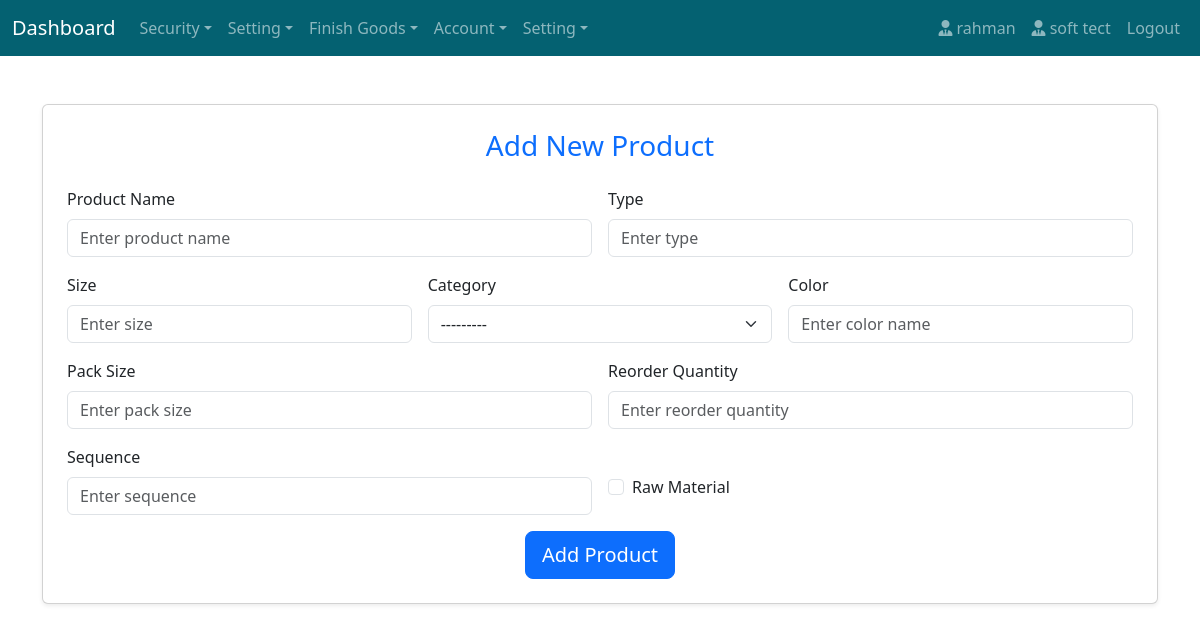
/Addproduct/ (signed in), run on the app's committed database.
### inven_app/models.py (models this page shows, shortened)
class CustomUser(AbstractUser):
     phone= models.CharField(max_length=15, blank=True, null=True)
     designation=models.CharField(max_length=100)
     objects = CustomUserManager()

class Orgnaiztion_add(models.Model):
    Organization_name=models.CharField(max_length=200)
    adress=models.CharField(max_length=200)
    Phone_Number= models.IntegerField()
    email=models.EmailField( max_length=254)
    contact_person=models.CharField( max_length=100)
    Logo=models.ImageField(upload_to='image/', height_field=None, width_field=None, max_length=None)

### inven_app/views.py (the view)
# urls.py: path('Addproduct/',Addproduct,name='Addproduct'),
def Addproduct(request):
   if request.method == "POST":
        form = ProductForm(request.POST)
        if form.is_valid():
          form.save()
        return redirect("Addproduct")
   else:
     form = ProductForm()
     return render(request, "NameOf_product/add_product.html", {"form": form})

### inven_app/views.py
class ProductForm(forms.ModelForm):
    class Meta:
        model = ProductName
        fields = '__all__'
        widgets = {
            'Product_Name': forms.TextInput(attrs={'class': 'form-control'}),
            'Type_Name': forms.TextInput(attrs={'class': 'form-control'}),
            'Size': forms.NumberInput(attrs={'class': 'form-control'}),
            'Category': forms.TextInput(attrs={'class': 'form-control'}),
            'Color_Name': forms.TextInput(attrs={'class': 'form-control'}),
            'Pack_Size': forms.NumberInput(attrs={'class': 'form-control'}),
            'Reorder_Quantity': forms.NumberInput(attrs={'class': 'form-control'}),
            'Sequence': forms.NumberInput(attrs={'class': 'form-control'}),
            'Is_Raw_Material': forms.CheckboxInput(attrs={'class': 'form-check-input'}),
        }

### inven_app/context_processors.py (called while the page is built)
def organization_list(request):
    org = Orgnaiztion_add.objects.first()
    return {'org_name': org}

### inven_app/templates/NameOf_product/add_product.html (shortened to what this page needs)
{% extends 'base.html' %}
{% block main %}
<div class="container mt-5">
    <div class="card shadow-sm p-4 rounded">
        <h3 class="text-center text-primary mb-4">Add New Product</h3>
        <form method="POST" novalidate>
            <div class="row g-3">
                <div class="col-md-6">
                    <label for="id_Product_Name" class="form-label">Product Name</label>
                    <input type="text" name="Product_Name" class="form-control" id="id_Product_Name"
                           placeholder="Enter product name" value="{{ form.Product_Name.value|default_if_none:'' }}">
                </div>
                <div class="col-md-6">
                    <label for="id_Type_Name" class="form-label">Type</label>
                    <input type="text" name="Type_Name" class="form-control" id="id_Type_Name"
                           placeholder="Enter type" value="{{ form.Type_Name.value|default_if_none:'' }}">
                </div>
                <div class="col-md-4">
                    <label for="id_Size" class="form-label">Size</label>
                    <input type="number" name="Size" class="form-control" id="id_Size"
                           placeholder="Enter size" value="{{ form.Size.value|default_if_none:'' }}">
                </div>
                <div class="col-md-4">
                    <label for="id_Category" class="form-label">Category</label>
                    <select name="Category" class="form-select" id="id_Category">
                        {% for choice in form.fields.Category.choices %}
                            <option value="{{ choice.0 }}" {% if form.Category.value == choice.0 %}selected{% endif %}>
                                {{ choice.1 }}
                            </option>
                        {% endfor %}
                    </select>
                </div>
                <div class="col-md-4">
                    <label for="id_Color_Name" class="form-label">Color</label>
                    <input type="text" name="Color_Name" class="form-control" id="id_Color_Name"
                           placeholder="Enter color name" value="{{ form.Color_Name.value|default_if_none:'' }}">
                </div>
                <div class="col-md-6">
                    <label for="id_Pack_Size" class="form-label">Pack Size</label>
                    <input type="number" name="Pack_Size" class="form-control" id="id_Pack_Size"
                           placeholder="Enter pack size" value="{{ form.Pack_Size.value|default_if_none:'' }}">
                </div>
                <div class="col-md-6">
                    <label for="id_Reorder_Quantity" class="form-label">Reorder Quantity</label>
                    <input type="number" name="Reorder_Quantity" class="form-control" id="id_Reorder_Quantity"
                           placeholder="Enter reorder quantity" value="{{ form.Reorder_Quantity.value|default_if_none:'' }}">
                </div>
                <div class="col-md-6">
                    <label for="id_Sequence" class="form-label">Sequence</label>
                    <input type="number" name="Sequence" class="form-control" id="id_Sequence"
                           placeholder="Enter sequence" value="{{ form.Sequence.value|default_if_none:'' }}">
                </div>
                <div class="col-md-6 d-flex align-items-center">
                    <div class="form-check mt-3">
                        <input type="checkbox" name="Is_Raw_Material" class="form-check-input" id="id_Is_Raw_Material"
                               {% if form.Is_Raw_Material.value %}checked{% endif %}>
                        <label class="form-check-label" for="id_Is_Raw_Material">Raw Material</label>
                    </div>
                </div>
                <div class="col-12 text-center mt-3">
                    <button type="submit" class="btn btn-primary btn-lg">Add Product</button>
                </div>
            </div>
        </form>
    </div>
</div>
{% endblock %}

### inven_app/templates/base.html (shortened to what this page needs)
<!doctype html>
<html lang="en">
  <head>
    <link href="https://cdn.jsdelivr.net/npm/bootstrap@5.3.7/dist/css/bootstrap.min.css" rel="stylesheet">
    <link rel="stylesheet" href="https://cdnjs.cloudflare.com/ajax/libs/font-awesome/6.5.0/css/all.min.css">
</head>
  <body>
    <div>
  <!DOCTYPE html>
<html lang="en">
<head>
    <link href="https://cdn.jsdelivr.net/npm/bootstrap@5.3.3/dist/css/bootstrap.min.css" rel="stylesheet">
    <link rel="stylesheet" href="https://cdnjs.cloudflare.com/ajax/libs/font-awesome/6.5.0/css/all.min.css">
    <link rel="stylesheet" href="https://cdn.jsdelivr.net/npm/bootstrap-icons@1.10.5/font/bootstrap-icons.css">
</head>
<body>
<nav class="navbar navbar-expand-lg navbar-dark" style="background-color: #046171ff;">
  <div class="container-fluid">
    <a class="navbar-brand" href="{% url 'home' %}">Dashboard</a>
    <div class="collapse navbar-collapse" id="navbarMain">
      <ul class="navbar-nav me-auto mb-2 mb-lg-0 text-white">
        <li class="nav-item dropdown ">
          <a class="nav-link dropdown-toggle" href="#" data-bs-toggle="dropdown">Security</a>
        </li>
        <li class="nav-item dropdown">
          <a class="nav-link dropdown-toggle" href="#" data-bs-toggle="dropdown">Setting</a>
        </li>
        <li class="nav-item dropdown">
          <a class="nav-link dropdown-toggle" href="#" data-bs-toggle="dropdown">Finish Goods</a>
        </li>
        <li class="nav-item dropdown">
          <a class="nav-link dropdown-toggle" href="#" data-bs-toggle="dropdown">Account</a>
        </li>
        <li class="nav-item dropdown">
          <a class="nav-link dropdown-toggle" href="#" data-bs-toggle="dropdown">Setting</a>
        </li>
      </ul>
      <ul class="navbar-nav">
        <li class="nav-item"><a class="nav-link" href="#">
        <i class="fa-solid fa-user-tie"></i>
        {% if request.user.is_authenticated %}
            {{ request.user.username }}
        {% else %}
            Guest
        {% endif %}
        </a>
        </li>
        <a class="nav-link" href="#"><i class="fa-solid fa-user-tie"></i> {{ org_name.Organization_name }}</a>
        <li class="nav-item"><a class="nav-link" href="{% url 'logout' %}" class="btn btn-danger">Logout</a></li>
      </ul>
    </div>
  </div>
</nav>
{% block main%}
{% endblock%}
</body>
</html>

### data on the page
CustomUser: user.username "rahman"
Orgnaiztion_add: Organization_name "soft tect"

### other printed values
form field Category "---------"
